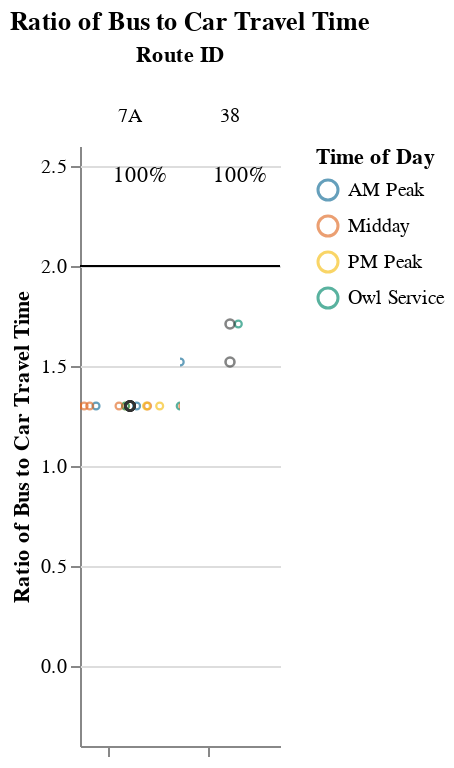
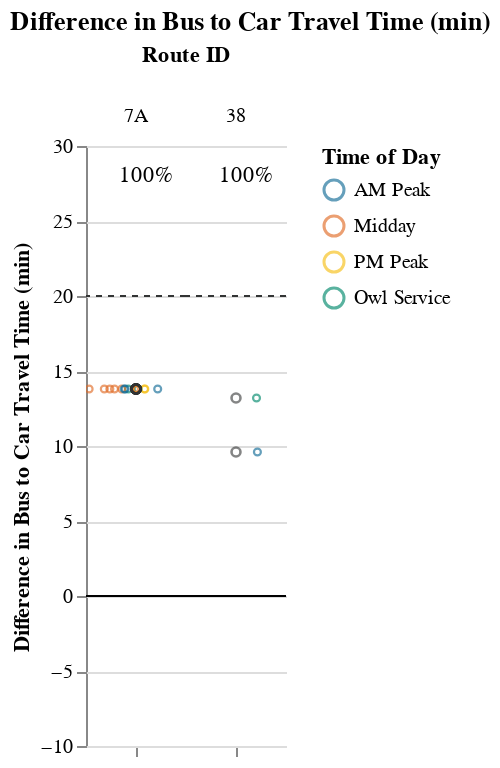

The code cell stored with these charts, in order, in its notebook:
### Markdown cell above
## Viable Competitive Routes
### Short Routes (< 1 hr)

### Code cell
# Allow for possibility that operator doesn't have routes that fall into certain route_groups
# But, jupyterbook will not like markdown with f-string
# separate out route_group and put in each cell, and use try/except + if to display...
# but all 3 route groups must be displayed. just add sentence about why no routes were returned at the end
route_group = "short"
try:
    display_charts_for_route_group(df, route_group)
except:
    print("No routes meet this criteria.")

### Figure 1 — Vega-Lite specification as saved in the notebook (floating-point values rounded to 4 significant figures)
{"config": {"view": {"continuousWidth": 400, "continuousHeight": 300, "stroke": null}, "facet": {"spacing": 0}}, "data": {"name": "data-60debd256e1cd7451d6d287975c0c8ae"}, "facet": {"column": {"field": "route_id", "sort": ["7A", "38"], "title": "Route ID", "type": "nominal"}}, "spec": {"layer": [{"mark": "rule", "encoding": {"color": {"value": "black"}, "y": {"field": "cutoff", "type": "quantitative"}}, "selection": {"selector001": {"type": "interval", "bind": "scales", "encodings": ["x", "y"]}}}, {"mark": {"type": "point", "opacity": 0.65, "size": 12, "strokeWidth": 1.1}, "encoding": {"color": {"field": "time_of_day", "scale": {"range": ["#136C97", "#E16B26", "#F6BF16", "#00896B", "#7790A3", "#5B559C"]}, "sort": ["AM Peak", "Midday", "PM Peak", "Owl Service"], "title": "Time of Day", "type": "nominal"}, "tooltip": [{"field": "route_id", "type": "nominal"}, {"field": "trip_id", "type": "nominal"}, {"field": "service_hours", "type": "quantitative"}, {"field": "car_duration_hours", "type": "quantitative"}, {"field": "bus_multiplier", "type": "quantitative"}, {"field": "bus_difference", "type": "quantitative"}, {"field": "num_trips", "type": "quantitative"}, {"field": "num_competitive", "type": "quantitative"}, {"field": "pct_trips_competitive", "type": "quantitative"}, {"field": "p25", "type": "quantitative"}, {"field": "p50", "type": "quantitative"}, {"field": "p75", "type": "quantitative"}], "x": {"axis": {"grid": false, "labels": false, "ticks": true, "values": [0]}, "field": "jitter", "scale": {}, "title": null, "type": "quantitative"}, "y": {"field": "bus_multiplier", "scale": {"domain": [-0.25, 2.5]}, "title": "Ratio of Bus to Car Travel Time", "type": "quantitative"}}, "transform": [{"calculate": "sqrt(-2*log(random()))*cos(2*PI*random())", "as": "jitter"}], "width": 50}, {"layer": [{"mark": {"type": "point", "opacity": 0.6, "size": 20, "strokeWidth": 1.3}, "encoding": {"color": {"value": "#323434"}, "y": {"field": "bus_multiplier", "type": "quantitative"}}, "transform": [{"filter": "(datum.p50_trip === 1)"}]}, {"mark": {"type": "text", "align": "center", "baseline": "middle"}, "encoding": {"color": {"value": "black"}, "text": {"field": "pct_trips_competitive", "format": ".0%", "type": "quantitative"}, "tooltip": [{"field": "route_id", "type": "nominal"}, {"field": "trip_id", "type": "nominal"}, {"field": "service_hours", "type": "quantitative"}, {"field": "car_duration_hours", "type": "quantitative"}, {"field": "bus_multiplier", "type": "quantitative"}, {"field": "bus_difference", "type": "quantitative"}, {"field": "num_trips", "type": "quantitative"}, {"field": "num_competitive", "type": "quantitative"}, {"field": "pct_trips_competitive", "type": "quantitative"}, {"field": "p25", "type": "quantitative"}, {"field": "p50", "type": "quantitative"}, {"field": "p75", "type": "quantitative"}], "x": {"value": 30}, "y": {"value": 15}}, "transform": [{"calculate": "sqrt(-2*log(random()))*cos(2*PI*random())", "as": "jitter"}, {"filter": "(datum.fastest_trip === 1)"}]}]}]}, "resolve": {"scale": {"y": "shared"}}, "title": "Ratio of Bus to Car Travel Time", "$schema": "https://vega.github.io/schema/vega-lite/v4.17.0.json", "datasets": {"data-60debd256e1cd7451d6d287975c0c8ae": [{"calitp_itp_id": 310, "trip_key": -5574743277464453139, "trip_id": "919", "shape_id": "22", "route_id": "38", "service_hours": 0.47, "trip_first_departure_ts": 27120, "trip_last_arrival_ts": 28800, "departure_hour": 7, "time_of_day": "AM Peak", "p25": 0.485, "p50": 0.5, "p75": 0.515, "p50_trip": 1, "fastest_trip": 1, "car_duration_hours": 0.31, "competitive_route": 1, "bus_multiplier": 1.52, "bus_difference": 9.6, "num_trips": 2, "num_competitive": 2, "pct_trips_competitive": 1.0, "bus_difference_spread": 3.6, "route_group": "short", "max_trip_hrs": 0.53, "max_trip_route_group": 1.0, "name": "Solano County Transit", "caltrans_district": "04 - Oakland", "drmt_organization_name": "['recT79ohBnTB1fKsX']", "cutoff2": 20, "cutoff": 2}, {"calitp_itp_id": 310, "trip_key": -3715552762660780122, "trip_id": "920", "shape_id": "24", "route_id": "38", "service_hours": 0.53, "trip_first_departure_ts": 24960, "trip_last_arrival_ts": 26880, "departure_hour": 6, "time_of_day": "Owl Service", "p25": 0.485, "p50": 0.5, "p75": 0.515, "p50_trip": 1, "fastest_trip": 0, "car_duration_hours": 0.31, "competitive_route": 1, "bus_multiplier": 1.71, "bus_difference": 13.2, "num_trips": 2, "num_competitive": 2, "pct_trips_competitive": 1.0, "bus_difference_spread": 3.6, "route_group": "short", "max_trip_hrs": 0.53, "max_trip_route_group": 1.0, "name": "Solano County Transit", "caltrans_district": "04 - Oakland", "drmt_organization_name": "['recT79ohBnTB1fKsX']", "cutoff2": 20, "cutoff": 2}, {"calitp_itp_id": 310, "trip_key": -2242253959501436434, "trip_id": "1078", "shape_id": "10", "route_id": "7A", "service_hours": 1.0, "trip_first_departure_ts": 42300, "trip_last_arrival_ts": 45900, "departure_hour": 11, "time_of_day": "Midday", "p25": 1.0, "p50": 1.0, "p75": 1.0, "p50_trip": 1, "fastest_trip": 0, "car_duration_hours": 0.77, "competitive_route": 1, "bus_multiplier": 1.3, "bus_difference": 13.8, "num_trips": 15, "num_competitive": 15, "pct_trips_competitive": 1.0, "bus_difference_spread": 0.0, "route_group": "short", "max_trip_hrs": 1.0, "max_trip_route_group": 1.0, "name": "Solano County Transit", "caltrans_district": "04 - Oakland", "drmt_organization_name": "['recT79ohBnTB1fKsX']", "cutoff2": 20, "cutoff": 2}, {"calitp_itp_id": 310, "trip_key": 1553366806666314761, "trip_id": "1097", "shape_id": "10", "route_id": "7A", "service_hours": 1.0, "trip_first_departure_ts": 67500, "trip_last_arrival_ts": 71100, "departure_hour": 18, "time_of_day": "PM Peak", "p25": 1.0, "p50": 1.0, "p75": 1.0, "p50_trip": 1, "fastest_trip": 0, "car_duration_hours": 0.77, "competitive_route": 1, "bus_multiplier": 1.3, "bus_difference": 13.8, "num_trips": 15, "num_competitive": 15, "pct_trips_competitive": 1.0, "bus_difference_spread": 0.0, "route_group": "short", "max_trip_hrs": 1.0, "max_trip_route_group": 1.0, "name": "Solano County Transit", "caltrans_district": "04 - Oakland", "drmt_organization_name": "['recT79ohBnTB1fKsX']", "cutoff2": 20, "cutoff": 2}, {"calitp_itp_id": 310, "trip_key": 5736745841295953016, "trip_id": "1099", "shape_id": "10", "route_id": "7A", "service_hours": 1.0, "trip_first_departure_ts": 74700, "trip_last_arrival_ts": 78300, "departure_hour": 20, "time_of_day": "Owl Service", "p25": 1.0, "p50": 1.0, "p75": 1.0, "p50_trip": 1, "fastest_trip": 1, "car_duration_hours": 0.77, "competitive_route": 1, "bus_multiplier": 1.3, "bus_difference": 13.8, "num_trips": 15, "num_competitive": 15, "pct_trips_competitive": 1.0, "bus_difference_spread": 0.0, "route_group": "short", "max_trip_hrs": 1.0, "max_trip_route_group": 1.0, "name": "Solano County Transit", "caltrans_district": "04 - Oakland", "drmt_organization_name": "['recT79ohBnTB1fKsX']", "cutoff2": 20, "cutoff": 2}, {"calitp_itp_id": 310, "trip_key": 7541199008754798528, "trip_id": "1065", "shape_id": "10", "route_id": "7A", "service_hours": 1.0, "trip_first_departure_ts": 24300, "trip_last_arrival_ts": 27900, "departure_hour": 6, "time_of_day": "Owl Service", "p25": 1.0, "p50": 1.0, "p75": 1.0, "p50_trip": 1, "fastest_trip": 0, "car_duration_hours": 0.77, "competitive_route": 1, "bus_multiplier": 1.3, "bus_difference": 13.8, "num_trips": 15, "num_competitive": 15, "pct_trips_competitive": 1.0, "bus_difference_spread": 0.0, "route_group": "short", "max_trip_hrs": 1.0, "max_trip_route_group": 1.0, "name": "Solano County Transit", "caltrans_district": "04 - Oakland", "drmt_organization_name": "['recT79ohBnTB1fKsX']", "cutoff2": 20, "cutoff": 2}, {"calitp_itp_id": 310, "trip_key": -2774837895713846595, "trip_id": "1081", "shape_id": "10", "route_id": "7A", "service_hours": 1.0, "trip_first_departure_ts": 45900, "trip_last_arrival_ts": 49500, "departure_hour": 12, "time_of_day": "Midday", "p25": 1.0, "p50": 1.0, "p75": 1.0, "p50_trip": 1, "fastest_trip": 0, "car_duration_hours": 0.77, "competitive_route": 1, "bus_multiplier": 1.3, "bus_difference": 13.8, "num_trips": 15, "num_competitive": 15, "pct_trips_competitive": 1.0, "bus_difference_spread": 0.0, "route_group": "short", "max_trip_hrs": 1.0, "max_trip_route_group": 1.0, "name": "Solano County Transit", "caltrans_district": "04 - Oakland", "drmt_organization_name": "['recT79ohBnTB1fKsX']", "cutoff2": 20, "cutoff": 2}, {"calitp_itp_id": 310, "trip_key": -7128689078602650873, "trip_id": "1066", "shape_id": "10", "route_id": "7A", "service_hours": 1.0, "trip_first_departure_ts": 27900, "trip_last_arrival_ts": 31500, "departure_hour": 7, "time_of_day": "AM Peak", "p25": 1.0, "p50": 1.0, "p75": 1.0, "p50_trip": 1, "fastest_trip": 0, "car_duration_hours": 0.77, "competitive_route": 1, "bus_multiplier": 1.3, "bus_difference": 13.8, "num_trips": 15, "num_competitive": 15, "pct_trips_competitive": 1.0, "bus_difference_spread": 0.0, "route_group": "short", "max_trip_hrs": 1.0, "max_trip_route_group": 1.0, "name": "Solano County Transit", "caltrans_district": "04 - Oakland", "drmt_organization_name": "['recT79ohBnTB1fKsX']", "cutoff2": 20, "cutoff": 2}, {"calitp_itp_id": 310, "trip_key": -3801396718114747764, "trip_id": "1075", "shape_id": "10", "route_id": "7A", "service_hours": 1.0, "trip_first_departure_ts": 38700, "trip_last_arrival_ts": 42300, "departure_hour": 10, "time_of_day": "Midday", "p25": 1.0, "p50": 1.0, "p75": 1.0, "p50_trip": 1, "fastest_trip": 0, "car_duration_hours": 0.77, "competitive_route": 1, "bus_multiplier": 1.3, "bus_difference": 13.8, "num_trips": 15, "num_competitive": 15, "pct_trips_competitive": 1.0, "bus_difference_spread": 0.0, "route_group": "short", "max_trip_hrs": 1.0, "max_trip_route_group": 1.0, "name": "Solano County Transit", "caltrans_district": "04 - Oakland", "drmt_organization_name": "['recT79ohBnTB1fKsX']", "cutoff2": 20, "cutoff": 2}, {"calitp_itp_id": 310, "trip_key": 3555369193555928407, "trip_id": "1098", "shape_id": "10", "route_id": "7A", "service_hours": 1.0, "trip_first_departure_ts": 71100, "trip_last_arrival_ts": 74700, "departure_hour": 19, "time_of_day": "PM Peak", "p25": 1.0, "p50": 1.0, "p75": 1.0, "p50_trip": 1, "fastest_trip": 0, "car_duration_hours": 0.77, "competitive_route": 1, "bus_multiplier": 1.3, "bus_difference": 13.8, "num_trips": 15, "num_competitive": 15, "pct_trips_competitive": 1.0, "bus_difference_spread": 0.0, "route_group": "short", "max_trip_hrs": 1.0, "max_trip_route_group": 1.0, "name": "Solano County Transit", "caltrans_district": "04 - Oakland", "drmt_organization_name": "['recT79ohBnTB1fKsX']", "cutoff2": 20, "cutoff": 2}, {"calitp_itp_id": 310, "trip_key": -7612102933413698873, "trip_id": "1084", "shape_id": "10", "route_id": "7A", "service_hours": 1.0, "trip_first_departure_ts": 49500, "trip_last_arrival_ts": 53100, "departure_hour": 13, "time_of_day": "Midday", "p25": 1.0, "p50": 1.0, "p75": 1.0, "p50_trip": 1, "fastest_trip": 0, "car_duration_hours": 0.77, "competitive_route": 1, "bus_multiplier": 1.3, "bus_difference": 13.8, "num_trips": 15, "num_competitive": 15, "pct_trips_competitive": 1.0, "bus_difference_spread": 0.0, "route_group": "short", "max_trip_hrs": 1.0, "max_trip_route_group": 1.0, "name": "Solano County Transit", "caltrans_district": "04 - Oakland", "drmt_organization_name": "['recT79ohBnTB1fKsX']", "cutoff2": 20, "cutoff": 2}, {"calitp_itp_id": 310, "trip_key": 9090745400368182860, "trip_id": "1069", "shape_id": "10", "route_id": "7A", "service_hours": 1.0, "trip_first_departure_ts": 31500, "trip_last_arrival_ts": 35100, "departure_hour": 8, "time_of_day": "AM Peak", "p25": 1.0, "p50": 1.0, "p75": 1.0, "p50_trip": 1, "fastest_trip": 0, "car_duration_hours": 0.77, "competitive_route": 1, "bus_multiplier": 1.3, "bus_difference": 13.8, "num_trips": 15, "num_competitive": 15, "pct_trips_competitive": 1.0, "bus_difference_spread": 0.0, "route_group": "short", "max_trip_hrs": 1.0, "max_trip_route_group": 1.0, "name": "Solano County Transit", "caltrans_district": "04 - Oakland", "drmt_organization_name": "['recT79ohBnTB1fKsX']", "cutoff2": 20, "cutoff": 2}, {"calitp_itp_id": 310, "trip_key": -6662624582280621192, "trip_id": "1087", "shape_id": "10", "route_id": "7A", "service_hours": 1.0, "trip_first_departure_ts": 53100, "trip_last_arrival_ts": 56700, "departure_hour": 14, "time_of_day": "Midday", "p25": 1.0, "p50": 1.0, "p75": 1.0, "p50_trip": 1, "fastest_trip": 0, "car_duration_hours": 0.77, "competitive_route": 1, "bus_multiplier": 1.3, "bus_difference": 13.8, "num_trips": 15, "num_competitive": 15, "pct_trips_competitive": 1.0, "bus_difference_spread": 0.0, "route_group": "short", "max_trip_hrs": 1.0, "max_trip_route_group": 1.0, "name": "Solano County Transit", "caltrans_district": "04 - Oakland", "drmt_organization_name": "['recT79ohBnTB1fKsX']", "cutoff2": 20, "cutoff": 2}, {"calitp_itp_id": 310, "trip_key": -6607227710157058801, "trip_id": "1096", "shape_id": "10", "route_id": "7A", "service_hours": 1.0, "trip_first_departure_ts": 63900, "trip_last_arrival_ts": 67500, "departure_hour": 17, "time_of_day": "PM Peak", "p25": 1.0, "p50": 1.0, "p75": 1.0, "p50_trip": 1, "fastest_trip": 0, "car_duration_hours": 0.77, "competitive_route": 1, "bus_multiplier": 1.3, "bus_difference": 13.8, "num_trips": 15, "num_competitive": 15, "pct_trips_competitive": 1.0, "bus_difference_spread": 0.0, "route_group": "short", "max_trip_hrs": 1.0, "max_trip_route_group": 1.0, "name": "Solano County Transit", "caltrans_district": "04 - Oakland", "drmt_organization_name": "['recT79ohBnTB1fKsX']", "cutoff2": 20, "cutoff": 2}, {"calitp_itp_id": 310, "trip_key": 75175244298657360, "trip_id": "1090", "shape_id": "10", "route_id": "7A", "service_hours": 1.0, "trip_first_departure_ts": 56700, "trip_last_arrival_ts": 60300, "departure_hour": 15, "time_of_day": "Midday", "p25": 1.0, "p50": 1.0, "p75": 1.0, "p50_trip": 1, "fastest_trip": 0, "car_duration_hours": 0.77, "competitive_route": 1, "bus_multiplier": 1.3, "bus_difference": 13.8, "num_trips": 15, "num_competitive": 15, "pct_trips_competitive": 1.0, "bus_difference_spread": 0.0, "route_group": "short", "max_trip_hrs": 1.0, "max_trip_route_group": 1.0, "name": "Solano County Transit", "caltrans_district": "04 - Oakland", "drmt_organization_name": "['recT79ohBnTB1fKsX']", "cutoff2": 20, "cutoff": 2}, {"calitp_itp_id": 310, "trip_key": 8811729153955021229, "trip_id": "1072", "shape_id": "10", "route_id": "7A", "service_hours": 1.0, "trip_first_departure_ts": 35100, "trip_last_arrival_ts": 38700, "departure_hour": 9, "time_of_day": "AM Peak", "p25": 1.0, "p50": 1.0, "p75": 1.0, "p50_trip": 1, "fastest_trip": 0, "car_duration_hours": 0.77, "competitive_route": 1, "bus_multiplier": 1.3, "bus_difference": 13.8, "num_trips": 15, "num_competitive": 15, "pct_trips_competitive": 1.0, "bus_difference_spread": 0.0, "route_group": "short", "max_trip_hrs": 1.0, "max_trip_route_group": 1.0, "name": "Solano County Transit", "caltrans_district": "04 - Oakland", "drmt_organization_name": "['recT79ohBnTB1fKsX']", "cutoff2": 20, "cutoff": 2}, {"calitp_itp_id": 310, "trip_key": -4539065179735711766, "trip_id": "1093", "shape_id": "10", "route_id": "7A", "service_hours": 1.0, "trip_first_departure_ts": 60300, "trip_last_arrival_ts": 63900, "departure_hour": 16, "time_of_day": "Midday", "p25": 1.0, "p50": 1.0, "p75": 1.0, "p50_trip": 1, "fastest_trip": 0, "car_duration_hours": 0.77, "competitive_route": 1, "bus_multiplier": 1.3, "bus_difference": 13.8, "num_trips": 15, "num_competitive": 15, "pct_trips_competitive": 1.0, "bus_difference_spread": 0.0, "route_group": "short", "max_trip_hrs": 1.0, "max_trip_route_group": 1.0, "name": "Solano County Transit", "caltrans_district": "04 - Oakland", "drmt_organization_name": "['recT79ohBnTB1fKsX']", "cutoff2": 20, "cutoff": 2}]}}

### Figure 2 — Vega-Lite specification as saved in the notebook (floating-point values rounded to 4 significant figures)
{"config": {"view": {"continuousWidth": 400, "continuousHeight": 300, "stroke": null}, "facet": {"spacing": 0}}, "data": {"name": "data-90a3fc7403c57895dc149cce51b33c42"}, "facet": {"column": {"field": "route_id", "sort": ["7A", "38"], "title": "Route ID", "type": "nominal"}}, "spec": {"layer": [{"mark": "rule", "encoding": {"color": {"value": "black"}, "y": {"field": "cutoff", "type": "quantitative"}}, "selection": {"selector002": {"type": "interval", "bind": "scales", "encodings": ["x", "y"]}}}, {"mark": {"type": "rule", "strokeDash": [3, 3]}, "encoding": {"color": {"value": "#323434"}, "y": {"field": "cutoff2", "type": "quantitative"}}}, {"mark": {"type": "point", "opacity": 0.65, "size": 12, "strokeWidth": 1.1}, "encoding": {"color": {"field": "time_of_day", "scale": {"range": ["#136C97", "#E16B26", "#F6BF16", "#00896B", "#7790A3", "#5B559C"]}, "sort": ["AM Peak", "Midday", "PM Peak", "Owl Service"], "title": "Time of Day", "type": "nominal"}, "tooltip": [{"field": "route_id", "type": "nominal"}, {"field": "trip_id", "type": "nominal"}, {"field": "service_hours", "type": "quantitative"}, {"field": "car_duration_hours", "type": "quantitative"}, {"field": "bus_multiplier", "type": "quantitative"}, {"field": "bus_difference", "type": "quantitative"}, {"field": "num_trips", "type": "quantitative"}, {"field": "num_competitive", "type": "quantitative"}, {"field": "pct_trips_competitive", "type": "quantitative"}, {"field": "p25", "type": "quantitative"}, {"field": "p50", "type": "quantitative"}, {"field": "p75", "type": "quantitative"}], "x": {"axis": {"grid": false, "labels": false, "ticks": true, "values": [0]}, "field": "jitter", "scale": {}, "title": null, "type": "quantitative"}, "y": {"field": "bus_difference", "scale": {"domain": [-5, 25.0]}, "title": "Difference in Bus to Car Travel Time (min)", "type": "quantitative"}}, "transform": [{"calculate": "sqrt(-2*log(random()))*cos(2*PI*random())", "as": "jitter"}], "width": 50}, {"layer": [{"mark": {"type": "point", "opacity": 0.6, "size": 20, "strokeWidth": 1.3}, "encoding": {"color": {"value": "#323434"}, "y": {"field": "bus_difference", "type": "quantitative"}}, "transform": [{"filter": "(datum.p50_trip === 1)"}]}, {"mark": {"type": "text", "align": "center", "baseline": "middle"}, "encoding": {"color": {"value": "black"}, "text": {"field": "pct_trips_competitive", "format": ".0%", "type": "quantitative"}, "tooltip": [{"field": "route_id", "type": "nominal"}, {"field": "trip_id", "type": "nominal"}, {"field": "service_hours", "type": "quantitative"}, {"field": "car_duration_hours", "type": "quantitative"}, {"field": "bus_multiplier", "type": "quantitative"}, {"field": "bus_difference", "type": "quantitative"}, {"field": "num_trips", "type": "quantitative"}, {"field": "num_competitive", "type": "quantitative"}, {"field": "pct_trips_competitive", "type": "quantitative"}, {"field": "p25", "type": "quantitative"}, {"field": "p50", "type": "quantitative"}, {"field": "p75", "type": "quantitative"}], "x": {"value": 30}, "y": {"value": 15}}, "transform": [{"calculate": "sqrt(-2*log(random()))*cos(2*PI*random())", "as": "jitter"}, {"filter": "(datum.fastest_trip === 1)"}]}]}]}, "resolve": {"scale": {"y": "shared"}}, "title": "Difference in Bus to Car Travel Time (min)", "$schema": "https://vega.github.io/schema/vega-lite/v4.17.0.json", "datasets": {"data-90a3fc7403c57895dc149cce51b33c42": [{"calitp_itp_id": 310, "trip_key": -5574743277464453139, "trip_id": "919", "shape_id": "22", "route_id": "38", "service_hours": 0.47, "trip_first_departure_ts": 27120, "trip_last_arrival_ts": 28800, "departure_hour": 7, "time_of_day": "AM Peak", "p25": 0.485, "p50": 0.5, "p75": 0.515, "p50_trip": 1, "fastest_trip": 1, "car_duration_hours": 0.31, "competitive_route": 1, "bus_multiplier": 1.52, "bus_difference": 9.6, "num_trips": 2, "num_competitive": 2, "pct_trips_competitive": 1.0, "bus_difference_spread": 3.6, "route_group": "short", "max_trip_hrs": 0.53, "max_trip_route_group": 1.0, "name": "Solano County Transit", "caltrans_district": "04 - Oakland", "drmt_organization_name": "['recT79ohBnTB1fKsX']", "cutoff2": 20, "cutoff": 0}, {"calitp_itp_id": 310, "trip_key": -3715552762660780122, "trip_id": "920", "shape_id": "24", "route_id": "38", "service_hours": 0.53, "trip_first_departure_ts": 24960, "trip_last_arrival_ts": 26880, "departure_hour": 6, "time_of_day": "Owl Service", "p25": 0.485, "p50": 0.5, "p75": 0.515, "p50_trip": 1, "fastest_trip": 0, "car_duration_hours": 0.31, "competitive_route": 1, "bus_multiplier": 1.71, "bus_difference": 13.2, "num_trips": 2, "num_competitive": 2, "pct_trips_competitive": 1.0, "bus_difference_spread": 3.6, "route_group": "short", "max_trip_hrs": 0.53, "max_trip_route_group": 1.0, "name": "Solano County Transit", "caltrans_district": "04 - Oakland", "drmt_organization_name": "['recT79ohBnTB1fKsX']", "cutoff2": 20, "cutoff": 0}, {"calitp_itp_id": 310, "trip_key": -2242253959501436434, "trip_id": "1078", "shape_id": "10", "route_id": "7A", "service_hours": 1.0, "trip_first_departure_ts": 42300, "trip_last_arrival_ts": 45900, "departure_hour": 11, "time_of_day": "Midday", "p25": 1.0, "p50": 1.0, "p75": 1.0, "p50_trip": 1, "fastest_trip": 0, "car_duration_hours": 0.77, "competitive_route": 1, "bus_multiplier": 1.3, "bus_difference": 13.8, "num_trips": 15, "num_competitive": 15, "pct_trips_competitive": 1.0, "bus_difference_spread": 0.0, "route_group": "short", "max_trip_hrs": 1.0, "max_trip_route_group": 1.0, "name": "Solano County Transit", "caltrans_district": "04 - Oakland", "drmt_organization_name": "['recT79ohBnTB1fKsX']", "cutoff2": 20, "cutoff": 0}, {"calitp_itp_id": 310, "trip_key": 1553366806666314761, "trip_id": "1097", "shape_id": "10", "route_id": "7A", "service_hours": 1.0, "trip_first_departure_ts": 67500, "trip_last_arrival_ts": 71100, "departure_hour": 18, "time_of_day": "PM Peak", "p25": 1.0, "p50": 1.0, "p75": 1.0, "p50_trip": 1, "fastest_trip": 0, "car_duration_hours": 0.77, "competitive_route": 1, "bus_multiplier": 1.3, "bus_difference": 13.8, "num_trips": 15, "num_competitive": 15, "pct_trips_competitive": 1.0, "bus_difference_spread": 0.0, "route_group": "short", "max_trip_hrs": 1.0, "max_trip_route_group": 1.0, "name": "Solano County Transit", "caltrans_district": "04 - Oakland", "drmt_organization_name": "['recT79ohBnTB1fKsX']", "cutoff2": 20, "cutoff": 0}, {"calitp_itp_id": 310, "trip_key": 5736745841295953016, "trip_id": "1099", "shape_id": "10", "route_id": "7A", "service_hours": 1.0, "trip_first_departure_ts": 74700, "trip_last_arrival_ts": 78300, "departure_hour": 20, "time_of_day": "Owl Service", "p25": 1.0, "p50": 1.0, "p75": 1.0, "p50_trip": 1, "fastest_trip": 1, "car_duration_hours": 0.77, "competitive_route": 1, "bus_multiplier": 1.3, "bus_difference": 13.8, "num_trips": 15, "num_competitive": 15, "pct_trips_competitive": 1.0, "bus_difference_spread": 0.0, "route_group": "short", "max_trip_hrs": 1.0, "max_trip_route_group": 1.0, "name": "Solano County Transit", "caltrans_district": "04 - Oakland", "drmt_organization_name": "['recT79ohBnTB1fKsX']", "cutoff2": 20, "cutoff": 0}, {"calitp_itp_id": 310, "trip_key": 7541199008754798528, "trip_id": "1065", "shape_id": "10", "route_id": "7A", "service_hours": 1.0, "trip_first_departure_ts": 24300, "trip_last_arrival_ts": 27900, "departure_hour": 6, "time_of_day": "Owl Service", "p25": 1.0, "p50": 1.0, "p75": 1.0, "p50_trip": 1, "fastest_trip": 0, "car_duration_hours": 0.77, "competitive_route": 1, "bus_multiplier": 1.3, "bus_difference": 13.8, "num_trips": 15, "num_competitive": 15, "pct_trips_competitive": 1.0, "bus_difference_spread": 0.0, "route_group": "short", "max_trip_hrs": 1.0, "max_trip_route_group": 1.0, "name": "Solano County Transit", "caltrans_district": "04 - Oakland", "drmt_organization_name": "['recT79ohBnTB1fKsX']", "cutoff2": 20, "cutoff": 0}, {"calitp_itp_id": 310, "trip_key": -2774837895713846595, "trip_id": "1081", "shape_id": "10", "route_id": "7A", "service_hours": 1.0, "trip_first_departure_ts": 45900, "trip_last_arrival_ts": 49500, "departure_hour": 12, "time_of_day": "Midday", "p25": 1.0, "p50": 1.0, "p75": 1.0, "p50_trip": 1, "fastest_trip": 0, "car_duration_hours": 0.77, "competitive_route": 1, "bus_multiplier": 1.3, "bus_difference": 13.8, "num_trips": 15, "num_competitive": 15, "pct_trips_competitive": 1.0, "bus_difference_spread": 0.0, "route_group": "short", "max_trip_hrs": 1.0, "max_trip_route_group": 1.0, "name": "Solano County Transit", "caltrans_district": "04 - Oakland", "drmt_organization_name": "['recT79ohBnTB1fKsX']", "cutoff2": 20, "cutoff": 0}, {"calitp_itp_id": 310, "trip_key": -7128689078602650873, "trip_id": "1066", "shape_id": "10", "route_id": "7A", "service_hours": 1.0, "trip_first_departure_ts": 27900, "trip_last_arrival_ts": 31500, "departure_hour": 7, "time_of_day": "AM Peak", "p25": 1.0, "p50": 1.0, "p75": 1.0, "p50_trip": 1, "fastest_trip": 0, "car_duration_hours": 0.77, "competitive_route": 1, "bus_multiplier": 1.3, "bus_difference": 13.8, "num_trips": 15, "num_competitive": 15, "pct_trips_competitive": 1.0, "bus_difference_spread": 0.0, "route_group": "short", "max_trip_hrs": 1.0, "max_trip_route_group": 1.0, "name": "Solano County Transit", "caltrans_district": "04 - Oakland", "drmt_organization_name": "['recT79ohBnTB1fKsX']", "cutoff2": 20, "cutoff": 0}, {"calitp_itp_id": 310, "trip_key": -3801396718114747764, "trip_id": "1075", "shape_id": "10", "route_id": "7A", "service_hours": 1.0, "trip_first_departure_ts": 38700, "trip_last_arrival_ts": 42300, "departure_hour": 10, "time_of_day": "Midday", "p25": 1.0, "p50": 1.0, "p75": 1.0, "p50_trip": 1, "fastest_trip": 0, "car_duration_hours": 0.77, "competitive_route": 1, "bus_multiplier": 1.3, "bus_difference": 13.8, "num_trips": 15, "num_competitive": 15, "pct_trips_competitive": 1.0, "bus_difference_spread": 0.0, "route_group": "short", "max_trip_hrs": 1.0, "max_trip_route_group": 1.0, "name": "Solano County Transit", "caltrans_district": "04 - Oakland", "drmt_organization_name": "['recT79ohBnTB1fKsX']", "cutoff2": 20, "cutoff": 0}, {"calitp_itp_id": 310, "trip_key": 3555369193555928407, "trip_id": "1098", "shape_id": "10", "route_id": "7A", "service_hours": 1.0, "trip_first_departure_ts": 71100, "trip_last_arrival_ts": 74700, "departure_hour": 19, "time_of_day": "PM Peak", "p25": 1.0, "p50": 1.0, "p75": 1.0, "p50_trip": 1, "fastest_trip": 0, "car_duration_hours": 0.77, "competitive_route": 1, "bus_multiplier": 1.3, "bus_difference": 13.8, "num_trips": 15, "num_competitive": 15, "pct_trips_competitive": 1.0, "bus_difference_spread": 0.0, "route_group": "short", "max_trip_hrs": 1.0, "max_trip_route_group": 1.0, "name": "Solano County Transit", "caltrans_district": "04 - Oakland", "drmt_organization_name": "['recT79ohBnTB1fKsX']", "cutoff2": 20, "cutoff": 0}, {"calitp_itp_id": 310, "trip_key": -7612102933413698873, "trip_id": "1084", "shape_id": "10", "route_id": "7A", "service_hours": 1.0, "trip_first_departure_ts": 49500, "trip_last_arrival_ts": 53100, "departure_hour": 13, "time_of_day": "Midday", "p25": 1.0, "p50": 1.0, "p75": 1.0, "p50_trip": 1, "fastest_trip": 0, "car_duration_hours": 0.77, "competitive_route": 1, "bus_multiplier": 1.3, "bus_difference": 13.8, "num_trips": 15, "num_competitive": 15, "pct_trips_competitive": 1.0, "bus_difference_spread": 0.0, "route_group": "short", "max_trip_hrs": 1.0, "max_trip_route_group": 1.0, "name": "Solano County Transit", "caltrans_district": "04 - Oakland", "drmt_organization_name": "['recT79ohBnTB1fKsX']", "cutoff2": 20, "cutoff": 0}, {"calitp_itp_id": 310, "trip_key": 9090745400368182860, "trip_id": "1069", "shape_id": "10", "route_id": "7A", "service_hours": 1.0, "trip_first_departure_ts": 31500, "trip_last_arrival_ts": 35100, "departure_hour": 8, "time_of_day": "AM Peak", "p25": 1.0, "p50": 1.0, "p75": 1.0, "p50_trip": 1, "fastest_trip": 0, "car_duration_hours": 0.77, "competitive_route": 1, "bus_multiplier": 1.3, "bus_difference": 13.8, "num_trips": 15, "num_competitive": 15, "pct_trips_competitive": 1.0, "bus_difference_spread": 0.0, "route_group": "short", "max_trip_hrs": 1.0, "max_trip_route_group": 1.0, "name": "Solano County Transit", "caltrans_district": "04 - Oakland", "drmt_organization_name": "['recT79ohBnTB1fKsX']", "cutoff2": 20, "cutoff": 0}, {"calitp_itp_id": 310, "trip_key": -6662624582280621192, "trip_id": "1087", "shape_id": "10", "route_id": "7A", "service_hours": 1.0, "trip_first_departure_ts": 53100, "trip_last_arrival_ts": 56700, "departure_hour": 14, "time_of_day": "Midday", "p25": 1.0, "p50": 1.0, "p75": 1.0, "p50_trip": 1, "fastest_trip": 0, "car_duration_hours": 0.77, "competitive_route": 1, "bus_multiplier": 1.3, "bus_difference": 13.8, "num_trips": 15, "num_competitive": 15, "pct_trips_competitive": 1.0, "bus_difference_spread": 0.0, "route_group": "short", "max_trip_hrs": 1.0, "max_trip_route_group": 1.0, "name": "Solano County Transit", "caltrans_district": "04 - Oakland", "drmt_organization_name": "['recT79ohBnTB1fKsX']", "cutoff2": 20, "cutoff": 0}, {"calitp_itp_id": 310, "trip_key": -6607227710157058801, "trip_id": "1096", "shape_id": "10", "route_id": "7A", "service_hours": 1.0, "trip_first_departure_ts": 63900, "trip_last_arrival_ts": 67500, "departure_hour": 17, "time_of_day": "PM Peak", "p25": 1.0, "p50": 1.0, "p75": 1.0, "p50_trip": 1, "fastest_trip": 0, "car_duration_hours": 0.77, "competitive_route": 1, "bus_multiplier": 1.3, "bus_difference": 13.8, "num_trips": 15, "num_competitive": 15, "pct_trips_competitive": 1.0, "bus_difference_spread": 0.0, "route_group": "short", "max_trip_hrs": 1.0, "max_trip_route_group": 1.0, "name": "Solano County Transit", "caltrans_district": "04 - Oakland", "drmt_organization_name": "['recT79ohBnTB1fKsX']", "cutoff2": 20, "cutoff": 0}, {"calitp_itp_id": 310, "trip_key": 75175244298657360, "trip_id": "1090", "shape_id": "10", "route_id": "7A", "service_hours": 1.0, "trip_first_departure_ts": 56700, "trip_last_arrival_ts": 60300, "departure_hour": 15, "time_of_day": "Midday", "p25": 1.0, "p50": 1.0, "p75": 1.0, "p50_trip": 1, "fastest_trip": 0, "car_duration_hours": 0.77, "competitive_route": 1, "bus_multiplier": 1.3, "bus_difference": 13.8, "num_trips": 15, "num_competitive": 15, "pct_trips_competitive": 1.0, "bus_difference_spread": 0.0, "route_group": "short", "max_trip_hrs": 1.0, "max_trip_route_group": 1.0, "name": "Solano County Transit", "caltrans_district": "04 - Oakland", "drmt_organization_name": "['recT79ohBnTB1fKsX']", "cutoff2": 20, "cutoff": 0}, {"calitp_itp_id": 310, "trip_key": 8811729153955021229, "trip_id": "1072", "shape_id": "10", "route_id": "7A", "service_hours": 1.0, "trip_first_departure_ts": 35100, "trip_last_arrival_ts": 38700, "departure_hour": 9, "time_of_day": "AM Peak", "p25": 1.0, "p50": 1.0, "p75": 1.0, "p50_trip": 1, "fastest_trip": 0, "car_duration_hours": 0.77, "competitive_route": 1, "bus_multiplier": 1.3, "bus_difference": 13.8, "num_trips": 15, "num_competitive": 15, "pct_trips_competitive": 1.0, "bus_difference_spread": 0.0, "route_group": "short", "max_trip_hrs": 1.0, "max_trip_route_group": 1.0, "name": "Solano County Transit", "caltrans_district": "04 - Oakland", "drmt_organization_name": "['recT79ohBnTB1fKsX']", "cutoff2": 20, "cutoff": 0}, {"calitp_itp_id": 310, "trip_key": -4539065179735711766, "trip_id": "1093", "shape_id": "10", "route_id": "7A", "service_hours": 1.0, "trip_first_departure_ts": 60300, "trip_last_arrival_ts": 63900, "departure_hour": 16, "time_of_day": "Midday", "p25": 1.0, "p50": 1.0, "p75": 1.0, "p50_trip": 1, "fastest_trip": 0, "car_duration_hours": 0.77, "competitive_route": 1, "bus_multiplier": 1.3, "bus_difference": 13.8, "num_trips": 15, "num_competitive": 15, "pct_trips_competitive": 1.0, "bus_difference_spread": 0.0, "route_group": "short", "max_trip_hrs": 1.0, "max_trip_route_group": 1.0, "name": "Solano County Transit", "caltrans_district": "04 - Oakland", "drmt_organization_name": "['recT79ohBnTB1fKsX']", "cutoff2": 20, "cutoff": 0}]}}
